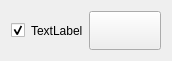
<?xml version="1.0" encoding="UTF-8"?>
<ui version="4.0">
 <class>ThreadListEntry</class>
 <widget class="QWidget" name="ThreadListEntry">
  <property name="geometry">
   <rect>
    <x>0</x>
    <y>0</y>
    <width>172</width>
    <height>44</height>
   </rect>
  </property>
  <property name="windowTitle">
   <string>Form</string>
  </property>
  <layout class="QHBoxLayout" name="horizontalLayout">
   <item>
    <widget class="QCheckBox" name="threadState">
     <property name="text">
      <string/>
     </property>
     <property name="checked">
      <bool>true</bool>
     </property>
    </widget>
   </item>
   <item>
    <widget class="QLabel" name="threadName">
     <property name="text">
      <string>TextLabel</string>
     </property>
    </widget>
   </item>
   <item>
    <widget class="QToolButton" name="colorSelection">
     <property name="sizePolicy">
      <sizepolicy hsizetype="MinimumExpanding" vsizetype="Fixed">
       <horstretch>0</horstretch>
       <verstretch>0</verstretch>
      </sizepolicy>
     </property>
     <property name="text">
      <string/>
     </property>
     <property name="iconSize">
      <size>
       <width>32</width>
       <height>32</height>
      </size>
     </property>
    </widget>
   </item>
  </layout>
 </widget>
 <resources/>
 <connections/>
</ui>
